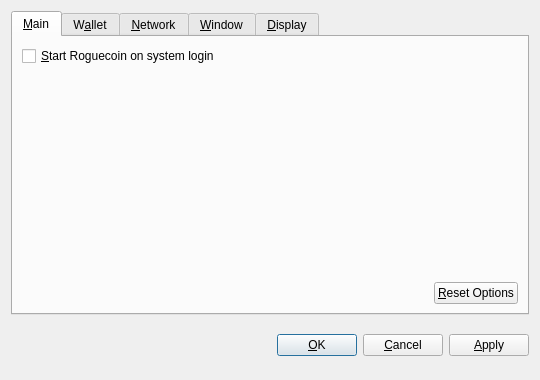
<?xml version="1.0" encoding="UTF-8"?>
<ui version="4.0">
 <class>OptionsDialog</class>
 <widget class="QDialog" name="OptionsDialog">
  <property name="geometry">
   <rect>
    <x>0</x>
    <y>0</y>
    <width>540</width>
    <height>380</height>
   </rect>
  </property>
  <property name="windowTitle">
   <string>Options</string>
  </property>
  <property name="modal">
   <bool>true</bool>
  </property>
  <layout class="QVBoxLayout" name="verticalLayout">
   <item>
    <widget class="QTabWidget" name="tabWidget">
     <property name="tabPosition">
      <enum>QTabWidget::North</enum>
     </property>
     <property name="currentIndex">
      <number>0</number>
     </property>
     <widget class="QWidget" name="tabMain">
      <attribute name="title">
       <string>&amp;Main</string>
      </attribute>
      <layout class="QVBoxLayout" name="verticalLayout_Main">
       <item>
        <widget class="QCheckBox" name="bitcoinAtStartup">
         <property name="toolTip">
          <string>Automatically start Roguecoin after logging in to the system.</string>
         </property>
         <property name="text">
          <string>&amp;Start Roguecoin on system login</string>
         </property>
        </widget>
       </item>
       <item>
        <spacer name="verticalSpacer_Main">
         <property name="orientation">
          <enum>Qt::Vertical</enum>
         </property>
         <property name="sizeHint" stdset="0">
          <size>
           <width>20</width>
           <height>40</height>
          </size>
         </property>
        </spacer>
       </item>
       <item>
        <layout class="QHBoxLayout" name="horizontalLayout_2_Main">
         <item>
          <spacer name="horizontalSpacer_2_Main">
           <property name="orientation">
            <enum>Qt::Horizontal</enum>
           </property>
           <property name="sizeHint" stdset="0">
            <size>
             <width>40</width>
             <height>20</height>
            </size>
           </property>
          </spacer>
         </item>
         <item>
          <widget class="QPushButton" name="resetButton">
           <property name="toolTip">
            <string>Reset all client options to default.</string>
           </property>
           <property name="text">
            <string>&amp;Reset Options</string>
           </property>
           <property name="autoDefault">
            <bool>false</bool>
           </property>
          </widget>
         </item>
        </layout>
       </item>
      </layout>
     </widget>
     <widget class="QWidget" name="tabWallet">
      <attribute name="title">
       <string>W&amp;allet</string>
      </attribute>
      <layout class="QVBoxLayout" name="verticalLayout_Network">
       <item>
        <widget class="QLabel" name="transactionFeeInfoLabel">
         <property name="text">
          <string>Optional transaction fee per kB that helps make sure your transactions are processed quickly. Most transactions are 1 kB.</string>
         </property>
         <property name="textFormat">
          <enum>Qt::PlainText</enum>
         </property>
         <property name="wordWrap">
          <bool>true</bool>
         </property>
        </widget>
       </item>
       <item>
        <layout class="QHBoxLayout" name="horizontalLayout_1_Main">
         <item>
          <widget class="QLabel" name="transactionFeeLabel">
           <property name="text">
            <string>Pay transaction &amp;fee</string>
           </property>
           <property name="textFormat">
            <enum>Qt::PlainText</enum>
           </property>
           <property name="buddy">
            <cstring>transactionFee</cstring>
           </property>
          </widget>
         </item>
         <item>
          <widget class="BitcoinAmountField" name="transactionFee"/>
         </item>
         <item>
          <spacer name="horizontalSpacer_1_Main">
           <property name="orientation">
            <enum>Qt::Horizontal</enum>
           </property>
           <property name="sizeHint" stdset="0">
            <size>
             <width>40</width>
             <height>20</height>
            </size>
           </property>
          </spacer>
         </item>
        </layout>
       </item>
       <item>
        <widget class="QLabel" name="label">
         <property name="text">
          <string>If you disable the spending of unconfirmed change, the change from a transaction cannot be used until that transaction has at least one confirmation. This also affects how your balance is computed.</string>
         </property>
         <property name="wordWrap">
          <bool>true</bool>
         </property>
        </widget>
       </item>
       <item>
        <widget class="QCheckBox" name="spendZeroConfChange">
         <property name="text">
          <string>Spend unconfirmed change  (experts only)</string>
         </property>
        </widget>
       </item>
       <item>
        <spacer name="verticalSpacer">
         <property name="orientation">
          <enum>Qt::Vertical</enum>
         </property>
         <property name="sizeHint" stdset="0">
          <size>
           <width>20</width>
           <height>40</height>
          </size>
         </property>
        </spacer>
       </item>
      </layout>
     </widget>
     <widget class="QWidget" name="tabNetwork">
      <attribute name="title">
       <string>&amp;Network</string>
      </attribute>
      <layout class="QVBoxLayout" name="verticalLayout_Network">
       <item>
        <widget class="QCheckBox" name="mapPortUpnp">
         <property name="toolTip">
          <string>Automatically open the Roguecoin client port on the router. This only works when your router supports UPnP and it is enabled.</string>
         </property>
         <property name="text">
          <string>Map port using &amp;UPnP</string>
         </property>
        </widget>
       </item>
       <item>
        <widget class="QCheckBox" name="connectSocks">
         <property name="toolTip">
          <string>Connect to the Roguecoin network through a SOCKS proxy (e.g. when connecting through Tor).</string>
         </property>
         <property name="text">
          <string>&amp;Connect through SOCKS proxy:</string>
         </property>
        </widget>
       </item>
       <item>
        <layout class="QHBoxLayout" name="horizontalLayout_Network">
         <item>
          <widget class="QLabel" name="proxyIpLabel">
           <property name="text">
            <string>Proxy &amp;IP:</string>
           </property>
           <property name="textFormat">
            <enum>Qt::PlainText</enum>
           </property>
           <property name="buddy">
            <cstring>proxyIp</cstring>
           </property>
          </widget>
         </item>
         <item>
          <widget class="QValidatedLineEdit" name="proxyIp">
           <property name="maximumSize">
            <size>
             <width>140</width>
             <height>16777215</height>
            </size>
           </property>
           <property name="toolTip">
            <string>IP address of the proxy (e.g. 127.0.0.1)</string>
           </property>
          </widget>
         </item>
         <item>
          <widget class="QLabel" name="proxyPortLabel">
           <property name="text">
            <string>&amp;Port:</string>
           </property>
           <property name="textFormat">
            <enum>Qt::PlainText</enum>
           </property>
           <property name="buddy">
            <cstring>proxyPort</cstring>
           </property>
          </widget>
         </item>
         <item>
          <widget class="QLineEdit" name="proxyPort">
           <property name="maximumSize">
            <size>
             <width>55</width>
             <height>16777215</height>
            </size>
           </property>
           <property name="toolTip">
            <string>Port of the proxy (e.g. 9050)</string>
           </property>
          </widget>
         </item>
         <item>
          <widget class="QLabel" name="socksVersionLabel">
           <property name="text">
            <string>SOCKS &amp;Version:</string>
           </property>
           <property name="textFormat">
            <enum>Qt::PlainText</enum>
           </property>
           <property name="buddy">
            <cstring>socksVersion</cstring>
           </property>
          </widget>
         </item>
         <item>
          <widget class="QValueComboBox" name="socksVersion">
           <property name="toolTip">
            <string>SOCKS version of the proxy (e.g. 5)</string>
           </property>
          </widget>
         </item>
         <item>
          <spacer name="horizontalSpacer_Network">
           <property name="orientation">
            <enum>Qt::Horizontal</enum>
           </property>
           <property name="sizeHint" stdset="0">
            <size>
             <width>40</width>
             <height>20</height>
            </size>
           </property>
          </spacer>
         </item>
        </layout>
       </item>
       <item>
        <spacer name="verticalSpacer_Network">
         <property name="orientation">
          <enum>Qt::Vertical</enum>
         </property>
         <property name="sizeHint" stdset="0">
          <size>
           <width>20</width>
           <height>40</height>
          </size>
         </property>
        </spacer>
       </item>
      </layout>
     </widget>
     <widget class="QWidget" name="tabWindow">
      <attribute name="title">
       <string>&amp;Window</string>
      </attribute>
      <layout class="QVBoxLayout" name="verticalLayout_Window">
       <item>
        <widget class="QCheckBox" name="minimizeToTray">
         <property name="toolTip">
          <string>Show only a tray icon after minimizing the window.</string>
         </property>
         <property name="text">
          <string>&amp;Minimize to the tray instead of the taskbar</string>
         </property>
        </widget>
       </item>
       <item>
        <widget class="QCheckBox" name="minimizeOnClose">
         <property name="toolTip">
          <string>Minimize instead of exit the application when the window is closed. When this option is enabled, the application will be closed only after selecting Quit in the menu.</string>
         </property>
         <property name="text">
          <string>M&amp;inimize on close</string>
         </property>
        </widget>
       </item>
       <item>
        <spacer name="verticalSpacer_Window">
         <property name="orientation">
          <enum>Qt::Vertical</enum>
         </property>
         <property name="sizeHint" stdset="0">
          <size>
           <width>20</width>
           <height>40</height>
          </size>
         </property>
        </spacer>
       </item>
      </layout>
     </widget>
     <widget class="QWidget" name="tabDisplay">
      <attribute name="title">
       <string>&amp;Display</string>
      </attribute>
      <layout class="QVBoxLayout" name="verticalLayout_Display">
       <item>
        <layout class="QHBoxLayout" name="horizontalLayout_1_Display">
         <item>
          <widget class="QLabel" name="langLabel">
           <property name="text">
            <string>User Interface &amp;language:</string>
           </property>
           <property name="textFormat">
            <enum>Qt::PlainText</enum>
           </property>
           <property name="buddy">
            <cstring>lang</cstring>
           </property>
          </widget>
         </item>
         <item>
          <widget class="QValueComboBox" name="lang">
           <property name="toolTip">
            <string>The user interface language can be set here. This setting will take effect after restarting Roguecoin.</string>
           </property>
          </widget>
         </item>
        </layout>
       </item>
       <item>
        <layout class="QHBoxLayout" name="horizontalLayout_2_Display">
         <item>
          <widget class="QLabel" name="unitLabel">
           <property name="text">
            <string>&amp;Unit to show amounts in:</string>
           </property>
           <property name="textFormat">
            <enum>Qt::PlainText</enum>
           </property>
           <property name="buddy">
            <cstring>unit</cstring>
           </property>
          </widget>
         </item>
         <item>
          <widget class="QValueComboBox" name="unit">
           <property name="toolTip">
            <string>Choose the default subdivision unit to show in the interface and when sending coins.</string>
           </property>
          </widget>
         </item>
        </layout>
       </item>
       <item>
        <widget class="QCheckBox" name="displayAddresses">
         <property name="toolTip">
          <string>Whether to show Roguecoin addresses in the transaction list or not.</string>
         </property>
         <property name="text">
          <string>&amp;Display addresses in transaction list</string>
         </property>
        </widget>
       </item>
       <item>
        <widget class="QCheckBox" name="coinControlFeatures">
         <property name="toolTip">
          <string>Whether to show coin control features or not.</string>
         </property>
         <property name="text">
          <string>Display coin &amp;control features (experts only!)</string>
         </property>
        </widget>
       </item>
       <item>
        <spacer name="verticalSpacer_Display">
         <property name="orientation">
          <enum>Qt::Vertical</enum>
         </property>
         <property name="sizeHint" stdset="0">
          <size>
           <width>20</width>
           <height>40</height>
          </size>
         </property>
        </spacer>
       </item>
      </layout>
     </widget>
    </widget>
   </item>
   <item>
    <layout class="QHBoxLayout" name="horizontalLayout_Buttons">
     <item>
      <spacer name="horizontalSpacer_1">
       <property name="orientation">
        <enum>Qt::Horizontal</enum>
       </property>
       <property name="sizeHint" stdset="0">
        <size>
         <width>40</width>
         <height>48</height>
        </size>
       </property>
      </spacer>
     </item>
     <item>
      <widget class="QLabel" name="statusLabel">
       <property name="font">
        <font>
         <weight>75</weight>
         <bold>true</bold>
        </font>
       </property>
       <property name="text">
        <string/>
       </property>
       <property name="textFormat">
        <enum>Qt::PlainText</enum>
       </property>
       <property name="wordWrap">
        <bool>true</bool>
       </property>
      </widget>
     </item>
     <item>
      <spacer name="horizontalSpacer_2">
       <property name="orientation">
        <enum>Qt::Horizontal</enum>
       </property>
       <property name="sizeHint" stdset="0">
        <size>
         <width>40</width>
         <height>48</height>
        </size>
       </property>
      </spacer>
     </item>
     <item>
      <widget class="QPushButton" name="okButton">
       <property name="text">
        <string>&amp;OK</string>
       </property>
      </widget>
     </item>
     <item>
      <widget class="QPushButton" name="cancelButton">
       <property name="text">
        <string>&amp;Cancel</string>
       </property>
       <property name="autoDefault">
        <bool>false</bool>
       </property>
      </widget>
     </item>
     <item>
      <widget class="QPushButton" name="applyButton">
       <property name="text">
        <string>&amp;Apply</string>
       </property>
       <property name="autoDefault">
        <bool>false</bool>
       </property>
      </widget>
     </item>
    </layout>
   </item>
  </layout>
 </widget>
 <customwidgets>
  <customwidget>
   <class>BitcoinAmountField</class>
   <extends>QSpinBox</extends>
   <header>bitcoinamountfield.h</header>
  </customwidget>
  <customwidget>
   <class>QValueComboBox</class>
   <extends>QComboBox</extends>
   <header>qvaluecombobox.h</header>
  </customwidget>
  <customwidget>
   <class>QValidatedLineEdit</class>
   <extends>QLineEdit</extends>
   <header>qvalidatedlineedit.h</header>
  </customwidget>
 </customwidgets>
 <resources/>
 <connections/>
</ui>
